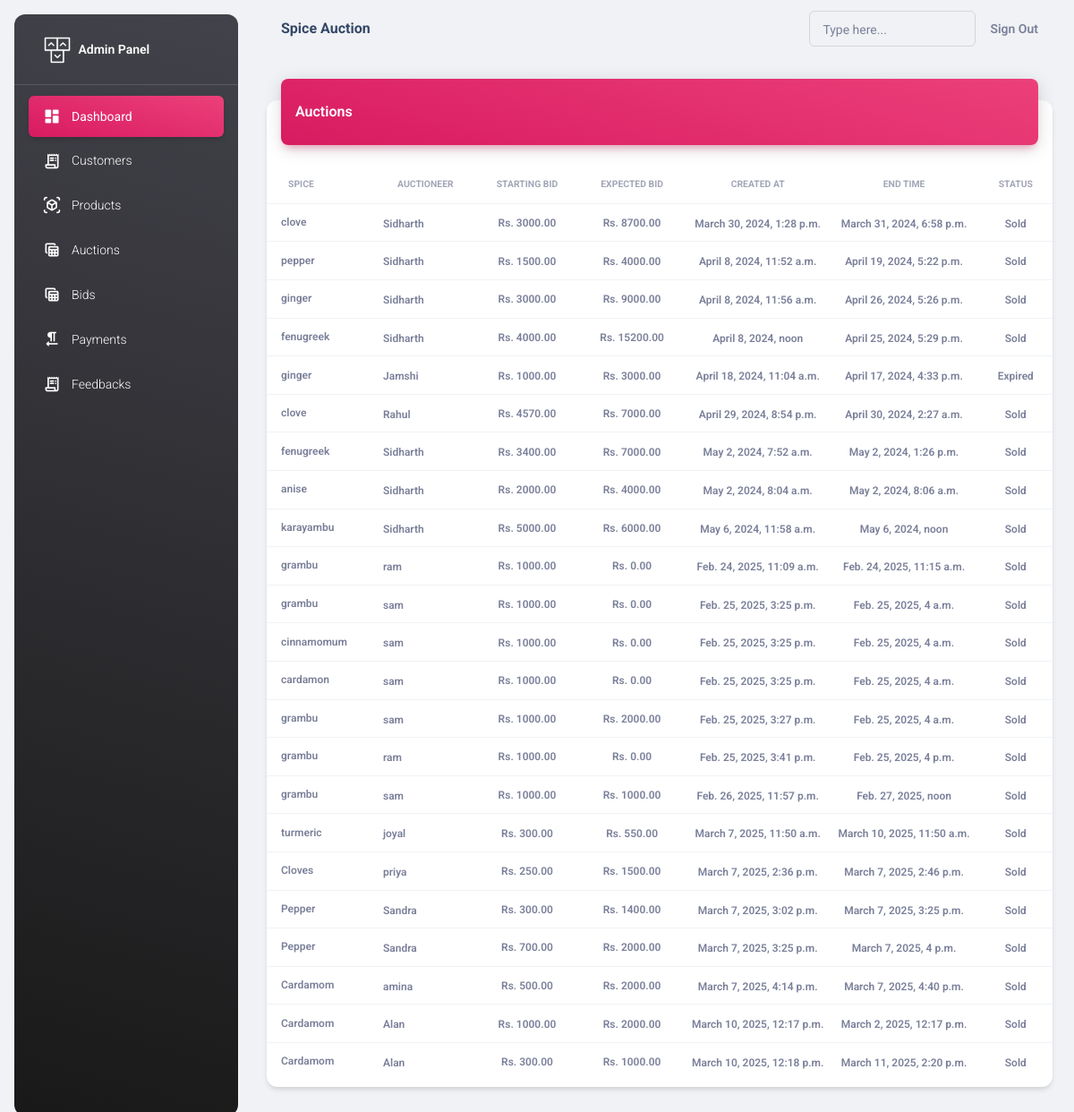
/adminapi/auctions/ (signed in), run on an earlier commit of the app's database.
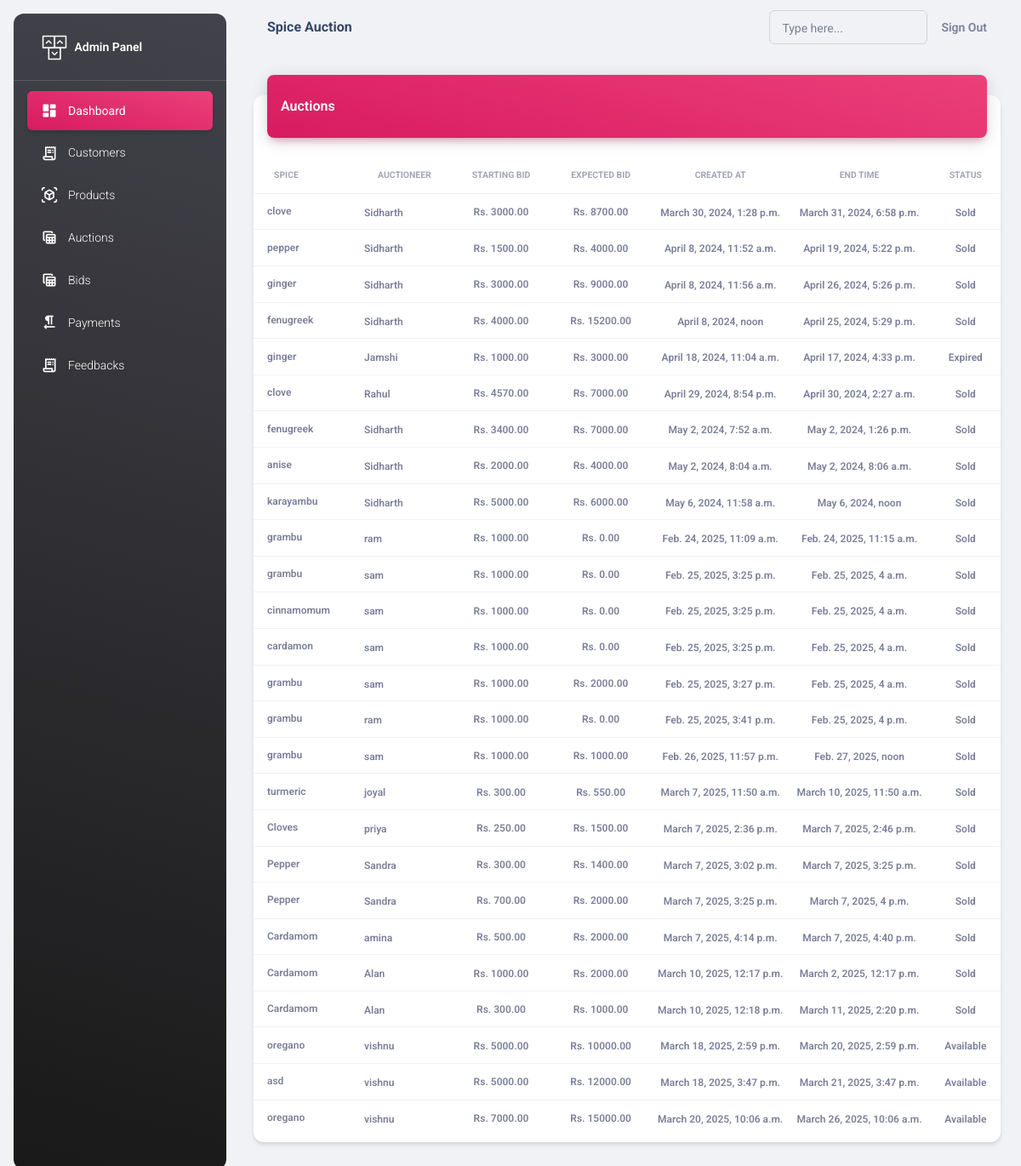
And on a later commit of the database.
### adminapi/models.py (models this page shows, shortened)
class Auction(models.Model):
    spice = models.ForeignKey(Spice, on_delete=models.CASCADE)
    auctioneer = models.ForeignKey(Seller, on_delete=models.CASCADE)
    starting_bid = models.DecimalField(max_digits=10, decimal_places=2)
    expected_bid = models.DecimalField(max_digits=10, decimal_places=2, default=0)
    number_of_lots = models.IntegerField(default=1)
    end_time = models.DateTimeField()
    created_at = models.DateTimeField(auto_now_add=True)
    choices= [
        ('Available', 'Available'),
        ('Sold', 'Sold'),
        ('Expired', 'Expired'),
    ]
    status=models.CharField(max_length=50, choices=choices, default='Available')

class Spice(models.Model):
    seller = models.ForeignKey(Seller, on_delete=models.CASCADE)
    name = models.CharField(max_length=100)
    description = models.CharField(max_length=100)
    stock_quantity = models.PositiveIntegerField(default=0)
    image = models.ImageField(upload_to="images", null=True)
    created_at = models.DateTimeField(auto_now_add=True)
    choices= [
        ('Available', 'Available'),
        ('Not Available', 'Not Available'),
    ]
    status=models.CharField(max_length=50, choices=choices, default='Available')

class CustomUser(AbstractUser):
    user_type_choices = [
        ('Admin', 'Admin'),
        ('Seller', 'Seller'),
        ('Farmer','Farmer'),
        ('Foreign_buyer','Foreign_buyer')
    ]
    user_type = models.CharField(max_length=50, choices=user_type_choices, default='Admin')

class Seller(CustomUser):
    name = models.CharField(max_length=100)
    phone = models.CharField(max_length=100)
    email_address = models.EmailField()
    address = models.CharField(max_length=100)
    id_proof = models.FileField(null=True, upload_to="images")
    profile = models.ImageField(upload_to="images", null=True)
    is_available = models.BooleanField(default=True)
    def __str__(self):
        return self.name

### adminapi/views.py (the view)
# urls.py: path("auctions/",views.AuctionsView.as_view(),name="auctions"),
@method_decorator(decs,name="dispatch")
class AuctionsView(ListView):
    template_name="auctions.html"
    model=Auction
    context_object_name="auctions"

### adminapi/views.py (called while the page is built)
def signin_required(fn):
    def wrapper(request,*args,**kwargs):
        if not request.user.is_authenticated:
            messages.error(request,"invalid session!..please login")
            return redirect("adminsignin")
        else:
            return fn(request,*args,**kwargs)
    return wrapper

def is_admin(fn):
    def wrapper(request,*args,**kwargs):
        if not request.user.is_superuser:
            messages.error(request,"Permission denied for current user !")
            return redirect("adminsignin")
        else:
            return fn(request,*args,**kwargs)
    return wrapper

### adminapi/templates/auctions.html (shortened to what this page needs)
{%extends 'base.html'%}
{%load static%}
{%block body_block%}
<div class="container-fluid py-4">
    <div class="row">
      <div class="col-12">
        <div class="card my-4">
          <div class="card-header p-0 position-relative mt-n4 mx-3 z-index-2">
            <div class="bg-gradient-primary shadow-primary border-radius-lg pt-4 pb-3">
              <h6 class="text-white text-capitalize ps-3">Auctions</h6>
            </div>
          </div>
          <div class="card-body px-0 pb-2">
            <div class="table-responsive p-0">
              <table class="table align-items-center mb-0">
                <thead>
                  <tr>
                    <th class="text-uppercase text-secondary text-xxs font-weight-bolder opacity-7">Spice</th>
                    <th class="text-center text-uppercase text-secondary text-xxs font-weight-bolder opacity-7">Auctioneer</th>
                    <th class="text-center text-uppercase text-secondary text-xxs font-weight-bolder opacity-7">starting bid</th>
                    <th class="text-center text-uppercase text-secondary text-xxs font-weight-bolder opacity-7">expected bid</th>
                    <th class="text-center text-uppercase text-secondary text-xxs font-weight-bolder opacity-7">created at</th>
                    <th class="text-center text-uppercase text-secondary text-xxs font-weight-bolder opacity-7">end time</th>
                    <th class="text-center text-uppercase text-secondary text-xxs font-weight-bolder opacity-7">Status</th>
                  </tr>
                </thead>
                <tbody>
                    {%for a in auctions%}
                        <tr>
                            <td>
                            <div class="d-flex px-2 py-1">
                                <div class="d-flex flex-column justify-content-center">
                                    <span class="text-secondary text-xs font-weight-bold me-3">{{a.spice.name}}</span>
                                </div>
                            </div>
                            </td>
                            <td>
                                <span class="text-secondary text-xs font-weight-bold">{{a.auctioneer}}</span>
                            </td>
                            <td class="align-middle text-center text-sm">
                            <span class="text-secondary text-xs font-weight-bold"> Rs. {{a.starting_bid}}</span>
                            </td>
                            <td class="align-middle text-center text-sm">
                                <span class="text-secondary text-xs font-weight-bold"> Rs. {{a.expected_bid}}</span>
                            </td>
                            <td class="align-middle text-center">
                                <span class="text-secondary text-xs font-weight-bold">{{a.created_at}}</span>
                            </td>
                            <td class="align-middle text-center">
                                <span class="text-secondary text-xs font-weight-bold">{{a.end_time}}</span>
                            </td>
                            <td class="align-middle text-center">
                                <span class="text-secondary text-xs font-weight-bold">{{a.status}}</span>
                            </td>
                        </tr>
                    {%endfor%}
                </tbody>
              </table>
            </div>
          </div>
        </div>
      </div>
    </div>
  </div>
{%endblock%}

What changed in the data, as far as the page shows it:
added Auction: spice.name "oregano", auctioneer "vishnu", starting_bid "5000.00", expected_bid "10000.00", created_at "March 18, 2025, 2:59 p.m.", end_time "March 20, 2025, 2:59 p.m.", status "Available"
added Auction: spice.name "asd", auctioneer "vishnu", starting_bid "5000.00", expected_bid "12000.00", created_at "March 18, 2025, 3:47 p.m.", end_time "March 21, 2025, 3:47 p.m.", status "Available"
added Auction: spice.name "oregano", auctioneer "vishnu", starting_bid "7000.00", expected_bid "15000.00", created_at "March 20, 2025, 10:06 a.m.", end_time "March 26, 2025, 10:06 a.m.", status "Available"
